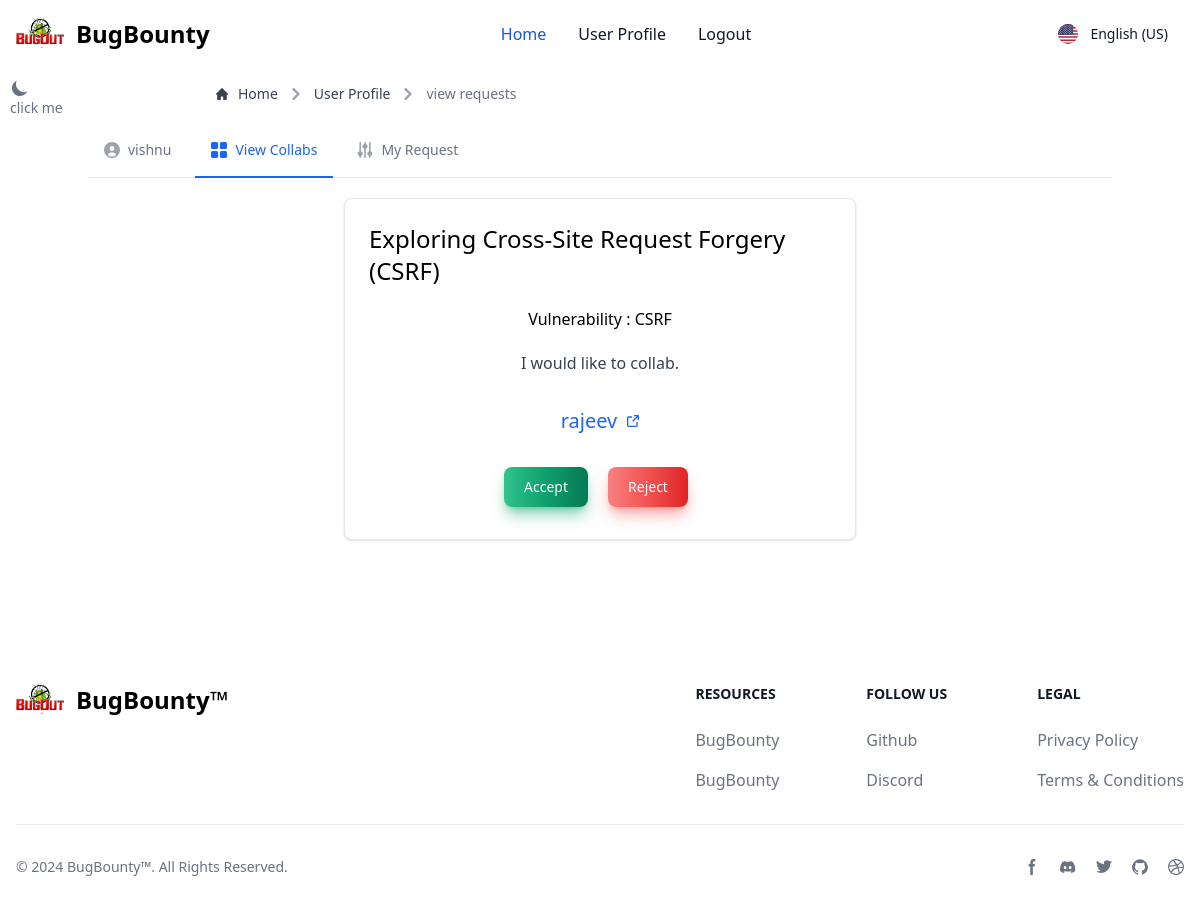
/viewcollabs/ (signed in), run on the app's committed database.
### app/models.py (models this page shows)
class collaborate(models.Model):
    post = models.ForeignKey(Posts, on_delete=models.CASCADE)
    user = models.ForeignKey(User, on_delete=models.CASCADE)
    description = models.TextField()
    status=models.CharField( max_length=50,default="pending")

class Posts(models.Model):
    title = models.CharField(max_length=150)
    description = models.TextField()
    tags = models.CharField(max_length=150, null=True, blank=True)
    user = models.ForeignKey(User, on_delete=models.CASCADE)
    date = models.DateField(auto_now=True)

### app/views.py (the view)
# urls.py: path('viewcollabs/', viewCollabs, name='viewcollabs'),
@login_required(login_url='/login')
def viewCollabs(request):
    list = []
    instance = Posts.objects.filter(user=request.user)
    for val in instance:
        find = collaborate.objects.filter(post=val.id)
        if find:
            list.extend(find)
    return render(request, 'viewcollabrequests.html', {"list": list})

### app/templates/viewcollabrequests.html (shortened to what this page needs)
{% extends 'base.html' %}
{% block content %}
<div class="mx-14 md:mx-32">
    <nav class="flex" aria-label="Breadcrumb">
        <ol class="inline-flex items-center space-x-1 md:space-x-2 rtl:space-x-reverse">
          <li class="inline-flex items-center">
            <a href="{% url "index" %}" class="inline-flex items-center text-sm font-medium text-gray-700 hover:text-blue-600 dark:text-gray-400 dark:hover:text-white">
              Home
            </a>
          </li>
          <li>
            <div class="flex items-center">
              <svg class="rtl:rotate-180 w-3 h-3 text-gray-400 mx-1" aria-hidden="true" xmlns="http://www.w3.org/2000/svg" fill="none" viewBox="0 0 6 10">
                <path stroke="currentColor" stroke-linecap="round" stroke-linejoin="round" stroke-width="2" d="m1 9 4-4-4-4"/>
              </svg>
              <a href="{% url "userprofile" %}" class="ms-1 text-sm font-medium text-gray-700 hover:text-blue-600 md:ms-2 dark:text-gray-400 dark:hover:text-white">User Profile</a>
            </div>
          </li>
          <li aria-current="page">
            <div class="flex items-center">
              <svg class="rtl:rotate-180 w-3 h-3 text-gray-400 mx-1" aria-hidden="true" xmlns="http://www.w3.org/2000/svg" fill="none" viewBox="0 0 6 10">
                <path stroke="currentColor" stroke-linecap="round" stroke-linejoin="round" stroke-width="2" d="m1 9 4-4-4-4"/>
              </svg>
              <span class="ms-1 text-sm font-medium text-gray-500 md:ms-2 dark:text-gray-400">view requests</span>
            </div>
          </li>
        </ol>
      </nav>
    </div>
    <div class="border-b border-gray-200 dark:border-gray-700 mt-5 mb-3">
      <ul class="flex   flex-wrap -mb-px text-sm font-medium text-center text-gray-500 dark:text-gray-400 ">
          <li class="me-2">
              <a href="#" class="inline-flex items-center justify-center p-4 border-b-2 border-transparent rounded-t-lg hover:text-gray-600 hover:border-gray-300 dark:hover:text-gray-300 group ">
                  {{request.user}}
              </a>
          </li>
          <li class="me-2">
              <a href="{% url "viewcollabs" %}" class="inline-flex items-center justify-center p-4 text-blue-600 border-b-2 border-blue-600 rounded-t-lg  dark:text-blue-500 dark:border-blue-500 group" aria-current="page">
                  View Collabs
              </a>
          </li>
          <li class="me-2">
              <a href="{% url "mycollabs" %}" class="inline-flex items-center justify-center p-4 border-b-2 border-transparent rounded-t-lg hover:text-gray-600 hover:border-gray-300 dark:hover:text-gray-300 group">
                  My Request
              </a>
          </li>
      </ul>
  </div>
    <div class="flex flex-col justify-center items-center gap-3 mt-5 mb-5">
  {% block colabs %}
  {% if list|length != 0 %}
  {% for  val in list %}
  <div class="block w-auto md:w-1/2 md:flex flex-col justify-center items-center gap-5 p-6 bg-white border border-gray-200 rounded-lg shadow hover:bg-gray-100 dark:bg-gray-800 dark:border-gray-700 dark:hover:bg-gray-700">
    <h1 class="dark:text-white text-2xl cursor-pointer">{{val.post.title}}</h1> <span class="dark:text-white"> Vulnerability : {{val.post.tags}}</span>
    <p class="font-normal text-gray-700 dark:text-gray-400">{{val.description}}.</p>
    <a href="{% url "publicprofile" val.user %}" class="inline-flex font-medium items-center text-blue-600 hover:underline pt-3 pb-3 text-xl">
       {{val.user}}
    </a>
    <div class="flex items-center gap-3">
       {% if val.status == "accepted" %}
       <button class="relative inline-flex items-center justify-center p-0.5 mb-2 me-2 overflow-hidden text-sm font-medium text-gray-900 rounded-lg group bg-gradient-to-br from-green-400 to-blue-600 group-hover:from-green-400 group-hover:to-blue-600 hover:text-white dark:text-white focus:ring-4 focus:outline-none focus:ring-green-200 dark:focus:ring-green-800">
        <span class="relative px-5 py-2.5 transition-all ease-in duration-75 bg-white dark:bg-gray-900 rounded-md group-hover:bg-opacity-0">
        Accepted
        </span>
        </button>
        {% else %}
        <a  href="{% url 'updatecollabstatus' 'accepted' val.id %}" type="button" class="text-white bg-gradient-to-r from-green-400 via-green-500 to-green-600 hover:bg-gradient-to-br focus:ring-4 focus:outline-none focus:ring-green-300 dark:focus:ring-green-800 shadow-lg shadow-green-500/50 dark:shadow-lg dark:shadow-green-800/80 font-medium rounded-lg text-sm px-5 py-2.5 text-center me-2 mb-2">Accept</a>
       <a href="{% url 'updatecollabstatus' 'rejected' val.id  %}" type="button" class="text-white bg-gradient-to-r from-red-400 via-red-500 to-red-600 hover:bg-gradient-to-br focus:ring-4 focus:outline-none focus:ring-red-300 dark:focus:ring-red-800 shadow-lg shadow-red-500/50 dark:shadow-lg dark:shadow-red-800/80 font-medium rounded-lg text-sm px-5 py-2.5 text-center me-2 mb-2">Reject  </a>
       {% endif %}
    </div>
    </div>
    {% endfor %}
  {% endif %}
  {% endblock colabs %}
    </div>
{% endblock content %}

### data on the page
collaborate: post "Exploring Cross-Site Request Forgery (CSRF)", post.tags "CSRF", description "I would like to collab", user "rajeev", status "Accept"

### other printed values
{{ request.user }} "vishnu"
